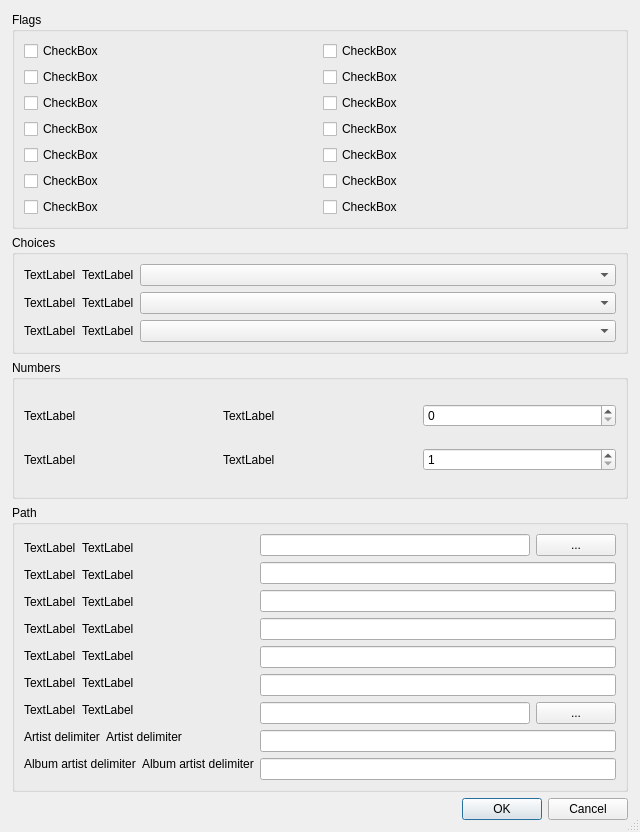
<?xml version="1.0" encoding="UTF-8"?>
<ui version="4.0">
 <class>DialogSettings</class>
 <widget class="QDialog" name="DialogSettings">
  <property name="geometry">
   <rect>
    <x>0</x>
    <y>0</y>
    <width>640</width>
    <height>832</height>
   </rect>
  </property>
  <property name="sizePolicy">
   <sizepolicy hsizetype="Expanding" vsizetype="Expanding">
    <horstretch>100</horstretch>
    <verstretch>100</verstretch>
   </sizepolicy>
  </property>
  <property name="windowTitle">
   <string>Preferences</string>
  </property>
  <property name="sizeGripEnabled">
   <bool>true</bool>
  </property>
  <layout class="QVBoxLayout" name="lv_dialog_settings">
   <property name="leftMargin">
    <number>0</number>
   </property>
   <property name="topMargin">
    <number>0</number>
   </property>
   <property name="rightMargin">
    <number>0</number>
   </property>
   <property name="bottomMargin">
    <number>0</number>
   </property>
   <item>
    <layout class="QVBoxLayout" name="lv_main">
     <property name="leftMargin">
      <number>12</number>
     </property>
     <property name="topMargin">
      <number>12</number>
     </property>
     <property name="rightMargin">
      <number>12</number>
     </property>
     <property name="bottomMargin">
      <number>12</number>
     </property>
     <item>
      <widget class="QGroupBox" name="gb_flags">
       <property name="sizePolicy">
        <sizepolicy hsizetype="Expanding" vsizetype="Fixed">
         <horstretch>100</horstretch>
         <verstretch>100</verstretch>
        </sizepolicy>
       </property>
       <property name="title">
        <string>Flags</string>
       </property>
       <property name="flat">
        <bool>false</bool>
       </property>
       <property name="checkable">
        <bool>false</bool>
       </property>
       <layout class="QVBoxLayout" name="lv_flags">
        <item>
         <layout class="QHBoxLayout" name="lh_flags_1">
          <item>
           <layout class="QVBoxLayout" name="lv_flag_video_download">
            <item>
             <widget class="QCheckBox" name="cb_video_download">
              <property name="sizePolicy">
               <sizepolicy hsizetype="Expanding" vsizetype="Fixed">
                <horstretch>100</horstretch>
                <verstretch>100</verstretch>
               </sizepolicy>
              </property>
              <property name="text">
               <string>CheckBox</string>
              </property>
             </widget>
            </item>
           </layout>
          </item>
          <item>
           <layout class="QVBoxLayout" name="lv_flag_video_convert">
            <item>
             <widget class="QCheckBox" name="cb_video_convert_mp4">
              <property name="sizePolicy">
               <sizepolicy hsizetype="Expanding" vsizetype="Fixed">
                <horstretch>100</horstretch>
                <verstretch>100</verstretch>
               </sizepolicy>
              </property>
              <property name="text">
               <string>CheckBox</string>
              </property>
             </widget>
            </item>
           </layout>
          </item>
         </layout>
        </item>
        <item>
         <layout class="QHBoxLayout" name="lh_flags_2">
          <item>
           <layout class="QVBoxLayout" name="lv_flag_lyrics_embed">
            <item>
             <widget class="QCheckBox" name="cb_lyrics_embed">
              <property name="sizePolicy">
               <sizepolicy hsizetype="Expanding" vsizetype="Fixed">
                <horstretch>0</horstretch>
                <verstretch>0</verstretch>
               </sizepolicy>
              </property>
              <property name="whatsThis">
               <string/>
              </property>
              <property name="text">
               <string>CheckBox</string>
              </property>
             </widget>
            </item>
           </layout>
          </item>
          <item>
           <layout class="QVBoxLayout" name="lv_flag_lyrics_file">
            <item>
             <widget class="QCheckBox" name="cb_lyrics_file">
              <property name="sizePolicy">
               <sizepolicy hsizetype="Expanding" vsizetype="Fixed">
                <horstretch>100</horstretch>
                <verstretch>100</verstretch>
               </sizepolicy>
              </property>
              <property name="text">
               <string>CheckBox</string>
              </property>
             </widget>
            </item>
           </layout>
          </item>
         </layout>
        </item>
        <item>
         <layout class="QHBoxLayout" name="lh_flag_3">
          <item>
           <layout class="QVBoxLayout" name="lv_flag_download_delay">
            <item>
             <widget class="QCheckBox" name="cb_download_delay">
              <property name="sizePolicy">
               <sizepolicy hsizetype="Expanding" vsizetype="Fixed">
                <horstretch>100</horstretch>
                <verstretch>100</verstretch>
               </sizepolicy>
              </property>
              <property name="text">
               <string>CheckBox</string>
              </property>
             </widget>
            </item>
           </layout>
          </item>
          <item>
           <layout class="QVBoxLayout" name="lv_flag_extract_flac">
            <item>
             <widget class="QCheckBox" name="cb_extract_flac">
              <property name="sizePolicy">
               <sizepolicy hsizetype="Expanding" vsizetype="Fixed">
                <horstretch>0</horstretch>
                <verstretch>0</verstretch>
               </sizepolicy>
              </property>
              <property name="text">
               <string>CheckBox</string>
              </property>
             </widget>
            </item>
           </layout>
          </item>
         </layout>
        </item>
        <item>
         <layout class="QHBoxLayout" name="lh_flags_4">
          <item>
           <layout class="QVBoxLayout" name="lv_flag_metadata_cover_embed">
            <item>
             <widget class="QCheckBox" name="cb_metadata_cover_embed">
              <property name="text">
               <string>CheckBox</string>
              </property>
             </widget>
            </item>
           </layout>
          </item>
          <item>
           <layout class="QVBoxLayout" name="lv_flag_cover_album_file">
            <item>
             <widget class="QCheckBox" name="cb_cover_album_file">
              <property name="text">
               <string>CheckBox</string>
              </property>
             </widget>
            </item>
           </layout>
          </item>
         </layout>
        </item>
        <item>
         <layout class="QHBoxLayout" name="horizontalLayout">
          <item>
           <layout class="QVBoxLayout" name="lv_flag_skip_existing">
            <item>
             <widget class="QCheckBox" name="cb_skip_existing">
              <property name="text">
               <string>CheckBox</string>
              </property>
             </widget>
            </item>
           </layout>
          </item>
          <item>
           <layout class="QVBoxLayout" name="lv_symlink_to_track">
            <item>
             <widget class="QCheckBox" name="cb_symlink_to_track">
              <property name="text">
               <string>CheckBox</string>
              </property>
             </widget>
            </item>
           </layout>
          </item>
         </layout>
        </item>
        <item>
         <layout class="QHBoxLayout" name="horizontalLayout_12">
          <item>
           <layout class="QVBoxLayout" name="lv_playlist_create">
            <item>
             <widget class="QCheckBox" name="cb_playlist_create">
              <property name="text">
               <string>CheckBox</string>
              </property>
             </widget>
            </item>
           </layout>
          </item>
          <item>
           <layout class="QVBoxLayout" name="lv_mark_explicit">
            <item>
             <widget class="QCheckBox" name="cb_mark_explicit">
              <property name="text">
               <string>CheckBox</string>
              </property>
             </widget>
            </item>
           </layout>
          </item>
         </layout>
        </item>
        <item>
         <layout class="QHBoxLayout" name="horizontalLayout_13">
          <item>
           <layout class="QVBoxLayout" name="lv_use_primary_album_artist">
            <item>
             <widget class="QCheckBox" name="cb_use_primary_album_artist">
              <property name="text">
               <string>CheckBox</string>
              </property>
             </widget>
            </item>
           </layout>
          </item>
          <item>
           <layout class="QVBoxLayout" name="lv_download_dolby_atmos">
            <item>
             <widget class="QCheckBox" name="cb_download_dolby_atmos">
              <property name="text">
               <string>CheckBox</string>
              </property>
             </widget>
            </item>
           </layout>
          </item>
         </layout>
        </item>
       </layout>
      </widget>
     </item>
     <item>
      <widget class="QGroupBox" name="gb_choices">
       <property name="sizePolicy">
        <sizepolicy hsizetype="Preferred" vsizetype="Fixed">
         <horstretch>0</horstretch>
         <verstretch>0</verstretch>
        </sizepolicy>
       </property>
       <property name="title">
        <string>Choices</string>
       </property>
       <layout class="QVBoxLayout" name="lv_choices">
        <item>
         <layout class="QHBoxLayout" name="lh_choices_quality_audio" stretch="0,0,50">
          <item>
           <widget class="QLabel" name="l_icon_quality_audio">
            <property name="sizePolicy">
             <sizepolicy hsizetype="Fixed" vsizetype="Fixed">
              <horstretch>0</horstretch>
              <verstretch>0</verstretch>
             </sizepolicy>
            </property>
            <property name="text">
             <string>TextLabel</string>
            </property>
           </widget>
          </item>
          <item>
           <widget class="QLabel" name="l_quality_audio">
            <property name="sizePolicy">
             <sizepolicy hsizetype="Fixed" vsizetype="Fixed">
              <horstretch>0</horstretch>
              <verstretch>0</verstretch>
             </sizepolicy>
            </property>
            <property name="text">
             <string>TextLabel</string>
            </property>
           </widget>
          </item>
          <item>
           <widget class="QComboBox" name="c_quality_audio"/>
          </item>
         </layout>
        </item>
        <item>
         <layout class="QHBoxLayout" name="lh_choices_quality_video" stretch="0,0,50">
          <item>
           <widget class="QLabel" name="l_icon_quality_video">
            <property name="sizePolicy">
             <sizepolicy hsizetype="Fixed" vsizetype="Fixed">
              <horstretch>0</horstretch>
              <verstretch>0</verstretch>
             </sizepolicy>
            </property>
            <property name="text">
             <string>TextLabel</string>
            </property>
           </widget>
          </item>
          <item>
           <widget class="QLabel" name="l_quality_video">
            <property name="sizePolicy">
             <sizepolicy hsizetype="Fixed" vsizetype="Fixed">
              <horstretch>0</horstretch>
              <verstretch>0</verstretch>
             </sizepolicy>
            </property>
            <property name="text">
             <string>TextLabel</string>
            </property>
           </widget>
          </item>
          <item>
           <widget class="QComboBox" name="c_quality_video"/>
          </item>
         </layout>
        </item>
        <item>
         <layout class="QHBoxLayout" name="lh_choices_cover_dimension" stretch="0,0,50">
          <property name="sizeConstraint">
           <enum>QLayout::SizeConstraint::SetDefaultConstraint</enum>
          </property>
          <item>
           <widget class="QLabel" name="l_icon_metadata_cover_dimension">
            <property name="sizePolicy">
             <sizepolicy hsizetype="Fixed" vsizetype="Fixed">
              <horstretch>0</horstretch>
              <verstretch>0</verstretch>
             </sizepolicy>
            </property>
            <property name="text">
             <string>TextLabel</string>
            </property>
           </widget>
          </item>
          <item>
           <widget class="QLabel" name="l_metadata_cover_dimension">
            <property name="sizePolicy">
             <sizepolicy hsizetype="Fixed" vsizetype="Fixed">
              <horstretch>0</horstretch>
              <verstretch>0</verstretch>
             </sizepolicy>
            </property>
            <property name="text">
             <string>TextLabel</string>
            </property>
           </widget>
          </item>
          <item>
           <widget class="QComboBox" name="c_metadata_cover_dimension">
            <property name="sizePolicy">
             <sizepolicy hsizetype="Preferred" vsizetype="Fixed">
              <horstretch>10</horstretch>
              <verstretch>0</verstretch>
             </sizepolicy>
            </property>
           </widget>
          </item>
         </layout>
        </item>
       </layout>
      </widget>
     </item>
     <item>
      <widget class="QGroupBox" name="gb_numbers">
       <property name="title">
        <string>Numbers</string>
       </property>
       <layout class="QVBoxLayout" name="verticalLayout_8">
        <item>
         <layout class="QHBoxLayout" name="horizontalLayout_9">
          <item>
           <widget class="QLabel" name="l_album_track_num_pad_min">
            <property name="text">
             <string>TextLabel</string>
            </property>
           </widget>
          </item>
          <item>
           <widget class="QLabel" name="l_icon_album_track_num_pad_min">
            <property name="text">
             <string>TextLabel</string>
            </property>
           </widget>
          </item>
          <item>
           <widget class="QSpinBox" name="sb_album_track_num_pad_min">
            <property name="maximum">
             <number>4</number>
            </property>
           </widget>
          </item>
         </layout>
        </item>
        <item>
         <layout class="QHBoxLayout" name="horizontalLayout_11">
          <item>
           <widget class="QLabel" name="l_downloads_concurrent_max">
            <property name="text">
             <string>TextLabel</string>
            </property>
           </widget>
          </item>
          <item>
           <widget class="QLabel" name="l_icon_downloads_concurrent_max">
            <property name="text">
             <string>TextLabel</string>
            </property>
           </widget>
          </item>
          <item>
           <widget class="QSpinBox" name="sb_downloads_concurrent_max">
            <property name="minimum">
             <number>1</number>
            </property>
            <property name="maximum">
             <number>5</number>
            </property>
           </widget>
          </item>
         </layout>
        </item>
       </layout>
      </widget>
     </item>
     <item>
      <widget class="QGroupBox" name="gb_path">
       <property name="title">
        <string>Path</string>
       </property>
       <layout class="QHBoxLayout" name="horizontalLayout_2" stretch="0,50">
        <item>
         <layout class="QVBoxLayout" name="verticalLayout_2">
          <item>
           <layout class="QHBoxLayout" name="lh_path_base">
            <item>
             <widget class="QLabel" name="l_icon_download_base_path">
              <property name="sizePolicy">
               <sizepolicy hsizetype="Fixed" vsizetype="Fixed">
                <horstretch>0</horstretch>
                <verstretch>0</verstretch>
               </sizepolicy>
              </property>
              <property name="text">
               <string>TextLabel</string>
              </property>
             </widget>
            </item>
            <item>
             <widget class="QLabel" name="l_download_base_path">
              <property name="sizePolicy">
               <sizepolicy hsizetype="Preferred" vsizetype="Fixed">
                <horstretch>0</horstretch>
                <verstretch>0</verstretch>
               </sizepolicy>
              </property>
              <property name="text">
               <string>TextLabel</string>
              </property>
             </widget>
            </item>
           </layout>
          </item>
          <item>
           <layout class="QHBoxLayout" name="lh_path_fmt_track">
            <item>
             <widget class="QLabel" name="l_icon_format_track">
              <property name="sizePolicy">
               <sizepolicy hsizetype="Fixed" vsizetype="Fixed">
                <horstretch>0</horstretch>
                <verstretch>0</verstretch>
               </sizepolicy>
              </property>
              <property name="text">
               <string>TextLabel</string>
              </property>
             </widget>
            </item>
            <item>
             <widget class="QLabel" name="l_format_track">
              <property name="sizePolicy">
               <sizepolicy hsizetype="Preferred" vsizetype="Fixed">
                <horstretch>0</horstretch>
                <verstretch>0</verstretch>
               </sizepolicy>
              </property>
              <property name="text">
               <string>TextLabel</string>
              </property>
             </widget>
            </item>
           </layout>
          </item>
          <item>
           <layout class="QHBoxLayout" name="lh_path_fmt_video">
            <item>
             <widget class="QLabel" name="l_icon_format_video">
              <property name="sizePolicy">
               <sizepolicy hsizetype="Fixed" vsizetype="Fixed">
                <horstretch>0</horstretch>
                <verstretch>0</verstretch>
               </sizepolicy>
              </property>
              <property name="text">
               <string>TextLabel</string>
              </property>
             </widget>
            </item>
            <item>
             <widget class="QLabel" name="l_format_video">
              <property name="sizePolicy">
               <sizepolicy hsizetype="Preferred" vsizetype="Fixed">
                <horstretch>0</horstretch>
                <verstretch>0</verstretch>
               </sizepolicy>
              </property>
              <property name="text">
               <string>TextLabel</string>
              </property>
             </widget>
            </item>
           </layout>
          </item>
          <item>
           <layout class="QHBoxLayout" name="lh_path_fmt_album">
            <item>
             <widget class="QLabel" name="l_icon_format_album">
              <property name="sizePolicy">
               <sizepolicy hsizetype="Fixed" vsizetype="Preferred">
                <horstretch>0</horstretch>
                <verstretch>0</verstretch>
               </sizepolicy>
              </property>
              <property name="text">
               <string>TextLabel</string>
              </property>
             </widget>
            </item>
            <item>
             <widget class="QLabel" name="l_format_album">
              <property name="sizePolicy">
               <sizepolicy hsizetype="Preferred" vsizetype="Fixed">
                <horstretch>0</horstretch>
                <verstretch>0</verstretch>
               </sizepolicy>
              </property>
              <property name="text">
               <string>TextLabel</string>
              </property>
             </widget>
            </item>
           </layout>
          </item>
          <item>
           <layout class="QHBoxLayout" name="lh_fpath_mt_playlist">
            <item>
             <widget class="QLabel" name="l_icon_format_playlist">
              <property name="sizePolicy">
               <sizepolicy hsizetype="Fixed" vsizetype="Fixed">
                <horstretch>0</horstretch>
                <verstretch>0</verstretch>
               </sizepolicy>
              </property>
              <property name="text">
               <string>TextLabel</string>
              </property>
             </widget>
            </item>
            <item>
             <widget class="QLabel" name="l_format_playlist">
              <property name="sizePolicy">
               <sizepolicy hsizetype="Preferred" vsizetype="Fixed">
                <horstretch>0</horstretch>
                <verstretch>0</verstretch>
               </sizepolicy>
              </property>
              <property name="text">
               <string>TextLabel</string>
              </property>
             </widget>
            </item>
           </layout>
          </item>
          <item>
           <layout class="QHBoxLayout" name="lh_path_fmt_mix">
            <item>
             <widget class="QLabel" name="l_icon_format_mix">
              <property name="sizePolicy">
               <sizepolicy hsizetype="Fixed" vsizetype="Preferred">
                <horstretch>0</horstretch>
                <verstretch>0</verstretch>
               </sizepolicy>
              </property>
              <property name="text">
               <string>TextLabel</string>
              </property>
             </widget>
            </item>
            <item>
             <widget class="QLabel" name="l_format_mix">
              <property name="sizePolicy">
               <sizepolicy hsizetype="Preferred" vsizetype="Fixed">
                <horstretch>0</horstretch>
                <verstretch>0</verstretch>
               </sizepolicy>
              </property>
              <property name="text">
               <string>TextLabel</string>
              </property>
             </widget>
            </item>
           </layout>
          </item>
          <item>
           <layout class="QHBoxLayout" name="lh_path_binary_ffmpeg">
            <item>
             <widget class="QLabel" name="l_icon_path_binary_ffmpeg">
              <property name="sizePolicy">
               <sizepolicy hsizetype="Fixed" vsizetype="Fixed">
                <horstretch>0</horstretch>
                <verstretch>0</verstretch>
               </sizepolicy>
              </property>
              <property name="text">
               <string>TextLabel</string>
              </property>
             </widget>
            </item>
            <item>
             <widget class="QLabel" name="l_path_binary_ffmpeg">
              <property name="sizePolicy">
               <sizepolicy hsizetype="Preferred" vsizetype="Fixed">
                <horstretch>0</horstretch>
                <verstretch>0</verstretch>
               </sizepolicy>
              </property>
              <property name="text">
               <string>TextLabel</string>
              </property>
             </widget>
            </item>
           </layout>
          </item>
          <item>
           <layout class="QHBoxLayout" name="lh_path_filename_delimiter_artist">
            <item>
             <widget class="QLabel" name="l_icon_filename_delimiter_artist">
              <property name="sizePolicy">
               <sizepolicy hsizetype="Fixed" vsizetype="Fixed">
                <horstretch>0</horstretch>
                <verstretch>0</verstretch>
               </sizepolicy>
              </property>
              <property name="text">
               <string>Artist delimiter</string>
              </property>
             </widget>
            </item>
            <item>
             <widget class="QLabel" name="l_filename_delimiter_artist">
              <property name="sizePolicy">
               <sizepolicy hsizetype="Preferred" vsizetype="Fixed">
                <horstretch>0</horstretch>
                <verstretch>0</verstretch>
               </sizepolicy>
              </property>
              <property name="text">
               <string>Artist delimiter</string>
              </property>
             </widget>
            </item>
           </layout>
          </item>
          <item>
           <layout class="QHBoxLayout" name="lh_path_filename_delimiter_album_artist">
            <item>
             <widget class="QLabel" name="l_icon_filename_delimiter_album_artist">
              <property name="sizePolicy">
               <sizepolicy hsizetype="Fixed" vsizetype="Fixed">
                <horstretch>0</horstretch>
                <verstretch>0</verstretch>
               </sizepolicy>
              </property>
              <property name="text">
               <string>Album artist delimiter</string>
              </property>
             </widget>
            </item>
            <item>
             <widget class="QLabel" name="l_filename_delimiter_album_artist">
              <property name="sizePolicy">
               <sizepolicy hsizetype="Preferred" vsizetype="Fixed">
                <horstretch>0</horstretch>
                <verstretch>0</verstretch>
               </sizepolicy>
              </property>
              <property name="text">
               <string>Album artist delimiter</string>
              </property>
             </widget>
            </item>
           </layout>
          </item>
         </layout>
        </item>
        <item>
         <layout class="QVBoxLayout" name="verticalLayout">
          <item>
           <layout class="QHBoxLayout" name="horizontalLayout_10">
            <item>
             <widget class="QLineEdit" name="le_download_base_path">
              <property name="sizePolicy">
               <sizepolicy hsizetype="Expanding" vsizetype="Fixed">
                <horstretch>0</horstretch>
                <verstretch>0</verstretch>
               </sizepolicy>
              </property>
              <property name="dragEnabled">
               <bool>true</bool>
              </property>
             </widget>
            </item>
            <item>
             <widget class="QPushButton" name="pb_download_base_path">
              <property name="text">
               <string>...</string>
              </property>
             </widget>
            </item>
           </layout>
          </item>
          <item>
           <layout class="QHBoxLayout" name="horizontalLayout_7">
            <item>
             <widget class="QLineEdit" name="le_format_track"/>
            </item>
           </layout>
          </item>
          <item>
           <layout class="QHBoxLayout" name="horizontalLayout_5">
            <item>
             <widget class="QLineEdit" name="le_format_video"/>
            </item>
           </layout>
          </item>
          <item>
           <layout class="QHBoxLayout" name="horizontalLayout_6">
            <item>
             <widget class="QLineEdit" name="le_format_album"/>
            </item>
           </layout>
          </item>
          <item>
           <layout class="QHBoxLayout" name="horizontalLayout_4">
            <item>
             <widget class="QLineEdit" name="le_format_playlist">
              <property name="sizePolicy">
               <sizepolicy hsizetype="Expanding" vsizetype="Fixed">
                <horstretch>0</horstretch>
                <verstretch>0</verstretch>
               </sizepolicy>
              </property>
             </widget>
            </item>
           </layout>
          </item>
          <item>
           <layout class="QHBoxLayout" name="horizontalLayout_8">
            <item>
             <widget class="QLineEdit" name="le_format_mix"/>
            </item>
           </layout>
          </item>
          <item>
           <layout class="QHBoxLayout" name="horizontalLayout_3">
            <item>
             <widget class="QLineEdit" name="le_path_binary_ffmpeg">
              <property name="sizePolicy">
               <sizepolicy hsizetype="Expanding" vsizetype="Fixed">
                <horstretch>0</horstretch>
                <verstretch>0</verstretch>
               </sizepolicy>
              </property>
              <property name="dragEnabled">
               <bool>true</bool>
              </property>
             </widget>
            </item>
            <item>
             <widget class="QPushButton" name="pb_path_binary_ffmpeg">
              <property name="text">
               <string>...</string>
              </property>
             </widget>
            </item>
           </layout>
          </item>
          <item>
           <layout class="QHBoxLayout" name="horizontalLayout_14">
            <item>
             <widget class="QLineEdit" name="le_filename_delimiter_artist"/>
            </item>
           </layout>
          </item>
          <item>
           <layout class="QHBoxLayout" name="horizontalLayout_15">
            <item>
             <widget class="QLineEdit" name="le_filename_delimiter_album_artist"/>
            </item>
           </layout>
          </item>
         </layout>
        </item>
       </layout>
      </widget>
     </item>
     <item>
      <widget class="QDialogButtonBox" name="bb_dialog">
       <property name="orientation">
        <enum>Qt::Orientation::Horizontal</enum>
       </property>
       <property name="standardButtons">
        <set>QDialogButtonBox::StandardButton::Cancel|QDialogButtonBox::StandardButton::Ok</set>
       </property>
      </widget>
     </item>
    </layout>
   </item>
  </layout>
 </widget>
 <resources/>
 <connections>
  <connection>
   <sender>bb_dialog</sender>
   <signal>accepted()</signal>
   <receiver>DialogSettings</receiver>
   <slot>accept()</slot>
   <hints>
    <hint type="sourcelabel">
     <x>319</x>
     <y>661</y>
    </hint>
    <hint type="destinationlabel">
     <x>319</x>
     <y>340</y>
    </hint>
   </hints>
  </connection>
  <connection>
   <sender>bb_dialog</sender>
   <signal>rejected()</signal>
   <receiver>DialogSettings</receiver>
   <slot>reject()</slot>
   <hints>
    <hint type="sourcelabel">
     <x>319</x>
     <y>661</y>
    </hint>
    <hint type="destinationlabel">
     <x>319</x>
     <y>340</y>
    </hint>
   </hints>
  </connection>
 </connections>
</ui>
